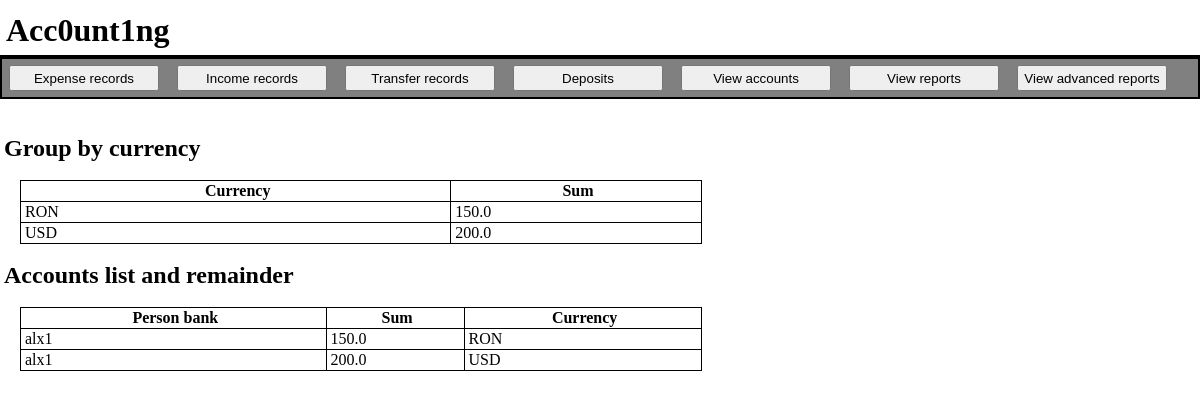
Before: /view/acc with the older database file.
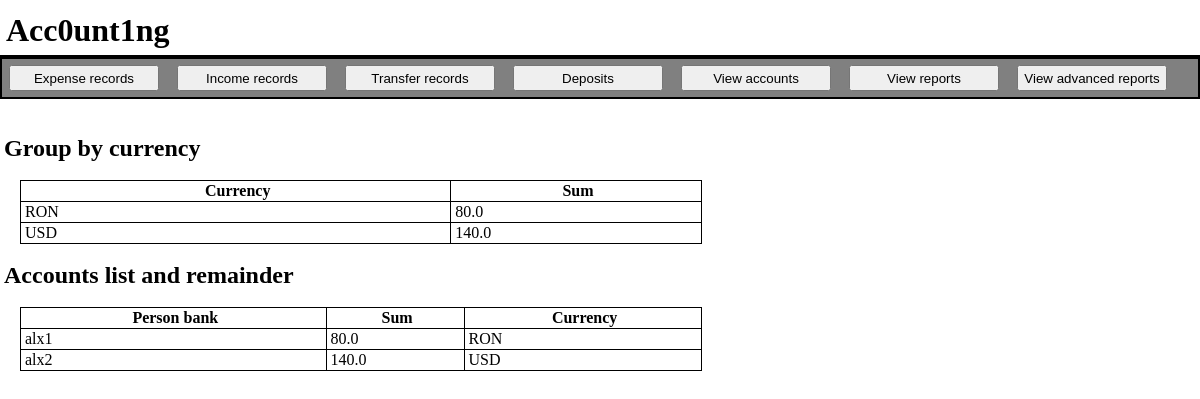
After: the same page with the newer database file.
### tables this page shows
CREATE TABLE PB_account (
                person_bank text,
                sum real,
                currency text
            );

### api/api_run.py (the view)
@app.route("/view/acc", methods = ["GET"])
def ViewAcc():
    if (request.method == "GET"):
        data = Read('allacc')
        data_curr = Read('allcurr')
        columns_curr = ["Currency", "Sum"]
        return render_template('viewacc.html', columns=["Person bank", "Sum", "Currency"], data=data, data_curr=data_curr, columns_curr=columns_curr)

### api/templates/viewacc.html
{% extends 'base.html' %}
{% block body %}
<div class="viewacc">
{% if columns_curr and data_curr %}
<br>
<h2>Group by currency</h2>
<br>
<table class="reptable">
    <thead>
        <tr>
            {% for column in columns_curr %}
            <th class="rep">{{ column }}</th>
            {% endfor %}
        </tr>
    </thead>
    <tbody>
        {% for row in data_curr %}
        <tr>
            {% for cell in row %}
            <td class="rep">{{ cell }}</td>
            {% endfor %}
        </tr>
        {% endfor %}
    </tbody>
</table>
{% endif %}
<br>
<h2>Accounts list and remainder</h2>
<br>
{% if columns and data %}
<table class="reptable">
    <thead>
        <tr>
            {% for column in columns %}
            <th class="rep">{{ column }}</th>
            {% endfor %}
        </tr>
    </thead>
    <tbody>
        {% for row in data %}
        <tr>
            {% for cell in row %}
            <td class="rep">{{ cell }}</td>
            {% endfor %}
        </tr>
        {% endfor %}
    </tbody>
</table>
{% endif %}
</div>
{% endblock %}

### api/templates/base.html (shortened to what this page needs)
<!DOCTYPE html>
<html lang="en">
<head>
    <link rel="stylesheet" href="..\static\styles.css">
</head>
<body>
    <header>
        <h1>Acc0unt1ng</h1>
    </header>
    <nav>
        <button class="nav_button" onclick="window.location.href='/add/expense'">Expense records</button>
        <button class="nav_button" onclick="window.location.href='/add/income'">Income records</button>
        <button class="nav_button" onclick="window.location.href='/transfer'">Transfer records</button>
        <button class="nav_button" onclick="window.location.href='/add/deposit'">Deposits</button>
        <button class="nav_button" onclick="window.location.href='/view/acc'">View accounts</button>
        <button class="nav_button" onclick="window.location.href='/view/rep'">View reports</button>
        <button class="nav_button" onclick="window.location.href='/view/advrep'">View advanced reports</button>
    </nav>
    <div class="belowbody">
        <br>
        {% block body %}{% endblock %}
    </div>
</body>
</html>

### api/static/styles.css (style rules this page uses)
* { margin: 0; padding: 0; box-sizing: border-box; }
body { margin-left: 0px; margin-right: 0px; }
.belowbody { margin-left: 4px; }
h1 { width: auto; margin-bottom: 0px; margin-top: 12px; padding-left: 6px; padding-bottom: 6px; text-align: left; border-bottom: 2px solid black; }
nav { width: auto; background-color: grey; padding-top: 6px; padding-bottom: 6px; border: 2px solid black; }
.nav_button { width: 150px; height: 26px; margin-right: 7px; margin-left: 7px; text-align: center; }
.reptable { margin-left: 16px; border-collapse: collapse; width: 95%; }
.reptable, .rep { padding-left: 4px; padding-top: 1px; padding-bottom: 1px; border: 1px solid; }
.viewacc { width: 60%; }

Changed rows visible on the page:
changed PB_account "alx1": sum "150.0" → "80.0"
changed PB_account "USD": person_bank "alx1" → "alx2"; sum "200.0" → "140.0"
Other visible differences:
list line gone: "150.0"
new list line: "80.0"
list line gone: "200.0"
new list line: "140.0"
